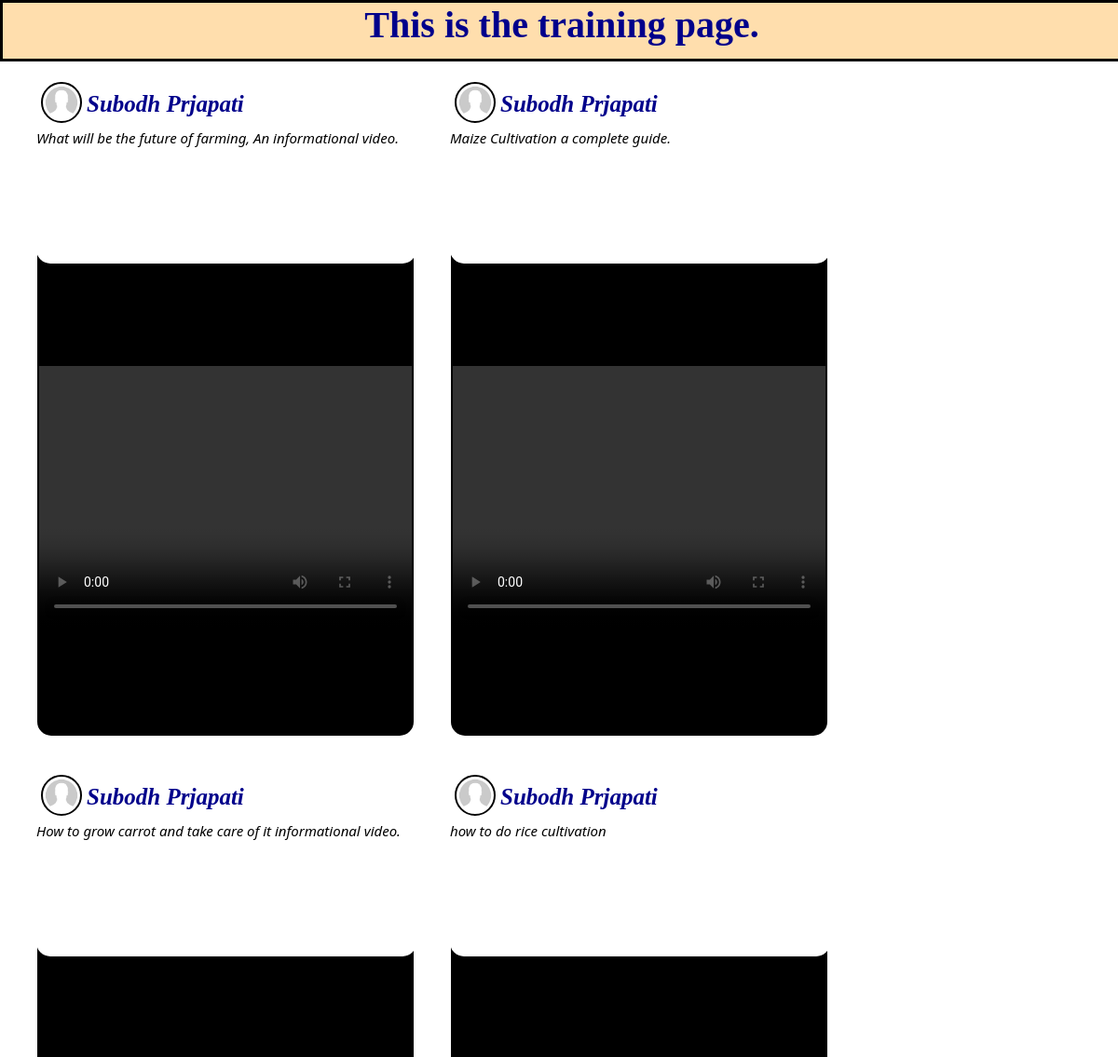
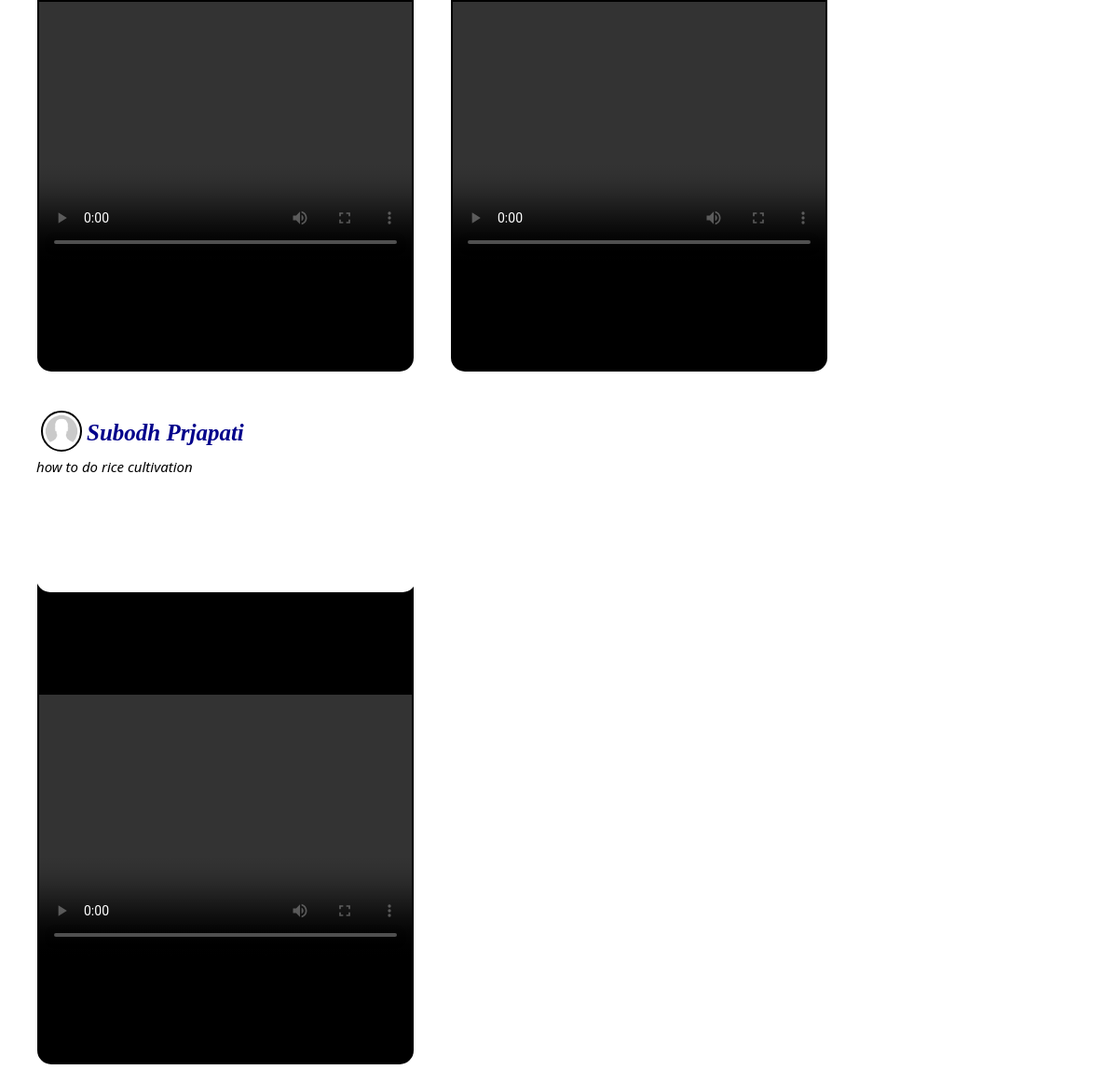
The app's page /farmervideos.php with its own data (2 pictures, top to bottom).
### tables this page shows
CREATE TABLE `techniciancon` (
  `id` int(11) NOT NULL,
  `comment` varchar(1000) NOT NULL,
  `image` varchar(100) NOT NULL
);

CREATE TABLE `farmer` (
  `id` int(11) NOT NULL,
  `fname` varchar(50) NOT NULL,
  `mname` varchar(50) NOT NULL,
  `lname` varchar(50) NOT NULL,
  `gender` varchar(50) NOT NULL,
  `mobile` varchar(15) NOT NULL,
  `address` varchar(50) NOT NULL,
  `uname` varchar(50) NOT NULL,
  `password` varchar(50) NOT NULL
);

### html/farmervideos.php (the view, shortened to what this page needs)
<?php
$con=new mysqli("localhost","root","","ams");
if($con->connect_error){
    die("Error with the connection");
}else{
    $sql="select *from techniciancon";
    $r=$con->query($sql);
}
?>
<!DOCTYPE html>
<html lang="en">
<head>
    <link rel="stylesheet" href="../css/videos.css">
</head>
<body>
    <h1>This is the training page.</h1>
    <?php
while ($row = $r->fetch_assoc()) {
    $comment = $row['comment'];
    $file = $row['image'];
    $id=$row['id'];
    $file_extension = strtolower(pathinfo($file, PATHINFO_EXTENSION));
    $ssql="select fname,lname from farmer where id=$id";
    $result=$con->query($ssql);
    if($result){
        $roow=$result->fetch_assoc();
        $fname=$roow['fname'];
        $lname=$roow['lname'];
    }
    echo "<div class='pra1'>";
    if (in_array($file_extension, array('mp4', 'avi', 'mov', 'wmv'))) {
        echo "<div class='pra2'>";
        echo "<div class='pra3' style='background-image:url(../images/placeholder.jpg); background-size:cover; border:2px solid black;'></div>";
        echo "<div class='pra4'>";
        echo $fname." ".$lname;
        echo "</div>";
        echo "<div class='pra5'>".$comment."</div>";
        echo "</div>";
        echo "<video src='$file' alt='video Unavailable' controls style='height:280px; width:400px; position:relative; margin:110px 0px 0px 0px;'></video>";
    }
    echo "</div>";
}
?>
</body>
</html>

### css/videos.css (style rules this page uses)
body { margin:0px; padding:0px; background-image:url("../images/Background.JPG"); background-size:cover; background-repeat:no-repeat; z-index:1; }
body h1 { text-align:center; font-size:40px; color:darkblue; height:60px; width:100%; background-color:navajowhite; margin:0px; border:3px solid black; }
.pra1 { height:700px; width:400px; border:2px solid black; position:relative; float:left; margin:20px 0px 20px 40px; background-color:black; border-radius:15px; }
.pra2 { margin:-5px -10px 0px -3px; width: 102%; height:200px; background-color:white; font-size:15px; font-weight:500; font-style:italic; font-family:system-ui, -apple-system, BlinkMacSystemFont, 'Segoe UI', Roboto, Oxygen, Ubuntu, Cantarell, 'Open Sans', 'Helvetica Neue', sans-serif; text-align:center; border-radius:15px; }
.pra3 { height:40px; width:40px; border-radius:50px; margin:5px; background-color:black; position:relative; float:left; }
.pra4 { height:40px; width:85%; margin:15px 0px 0px 0px; position:relative; text-align:left; float:left; background-color:white; font-size:25px; font-weight:bolder; font-family:'Times New Roman', Times, serif; color:darkblue; }
.pra5 { margin:0px; float:left; word-wrap: break-word; }

### records on screen
techniciancon: farmer.fname "Subodh", farmer.lname "Prjapati", comment "What will be the future of farming, An informational video."
techniciancon: farmer.fname "Subodh", farmer.lname "Prjapati", comment "Maize Cultivation a complete guide."
techniciancon: farmer.fname "Subodh", farmer.lname "Prjapati", comment "How to grow carrot and take care of it informational video."
techniciancon: farmer.fname "Subodh", farmer.lname "Prjapati", comment "how to do rice cultivation"
techniciancon: farmer.fname "Subodh", farmer.lname "Prjapati", comment "how to do rice cultivation"
